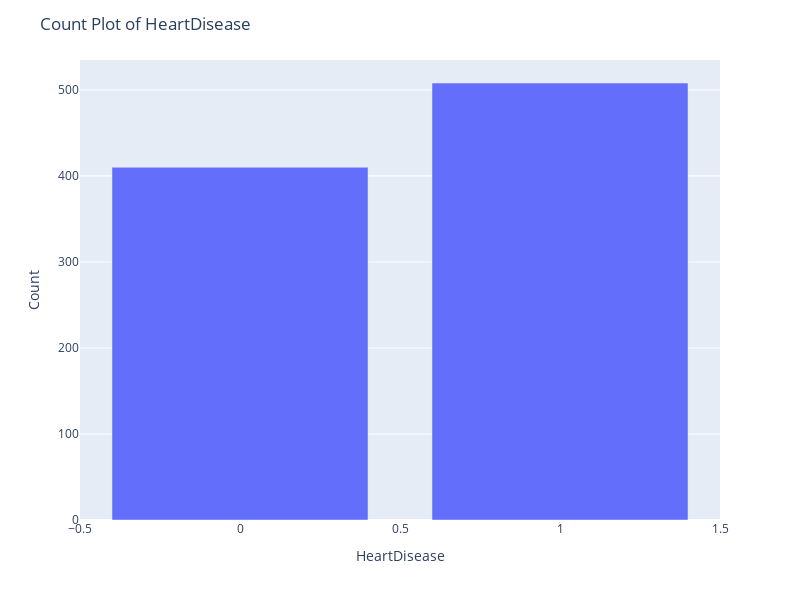

Notebook cell for this chart:
### Code cell
column = 'HeartDisease'
fig = px.bar(df[column].value_counts(), x=df[column].value_counts().index, y=df[column].value_counts().values)
fig.update_layout(title_text=f"Count Plot of {column}", xaxis_title=column, yaxis_title="Count")
fig.update_layout(width=800, height=600)
#fig.update_yaxes(range=[50, 220])
fig.show()

### Figure 1 — Plotly figure (JSON) as saved in the notebook; plotly's stock layout.template omitted (floating-point values rounded to 4 significant figures)
{"data": [{"alignmentgroup": "True", "hovertemplate": "x=%{x}<br>y=%{y}<extra></extra>", "legendgroup": "", "marker": {"color": "#636efa", "pattern": {"shape": ""}}, "name": "", "offsetgroup": "", "orientation": "v", "showlegend": false, "textposition": "auto", "type": "bar", "x": [1, 0], "xaxis": "x", "y": [508, 410], "yaxis": "y"}], "layout": {"barmode": "relative", "height": 600, "legend": {"tracegroupgap": 0}, "margin": {"t": 60}, "title": {"text": "Count Plot of HeartDisease"}, "width": 800, "xaxis": {"anchor": "y", "domain": [0, 1], "title": {"text": "HeartDisease"}}, "yaxis": {"anchor": "x", "domain": [0, 1], "title": {"text": "Count"}}}}
